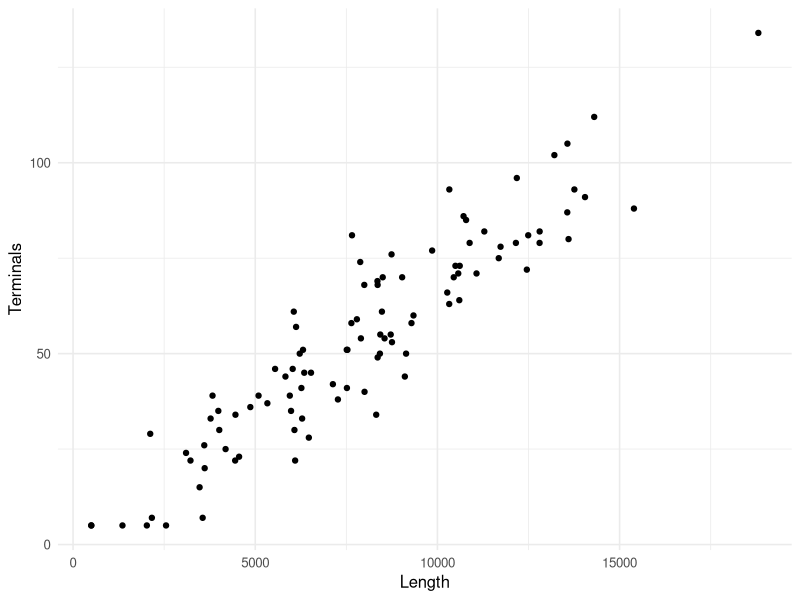
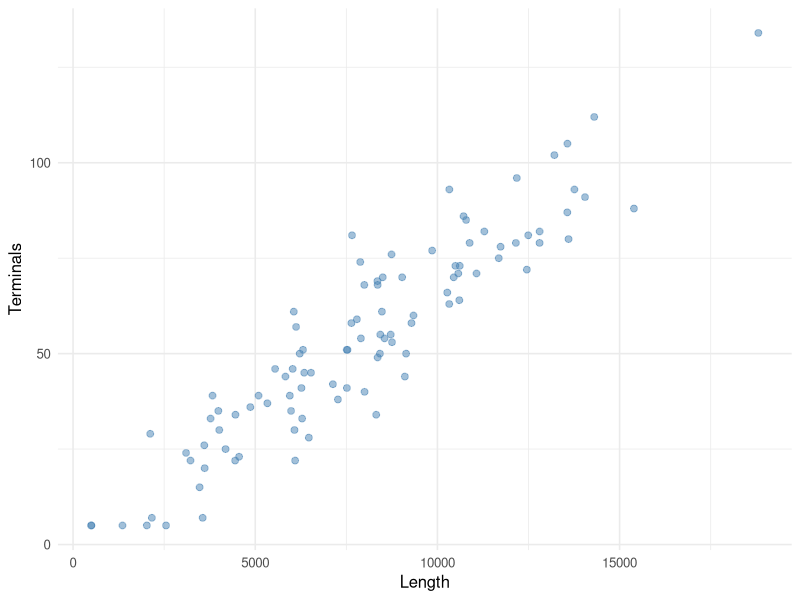
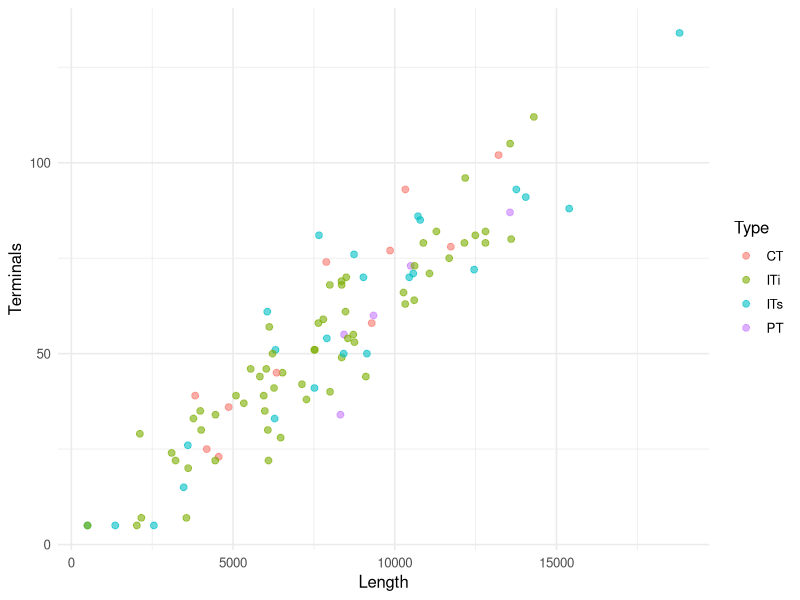
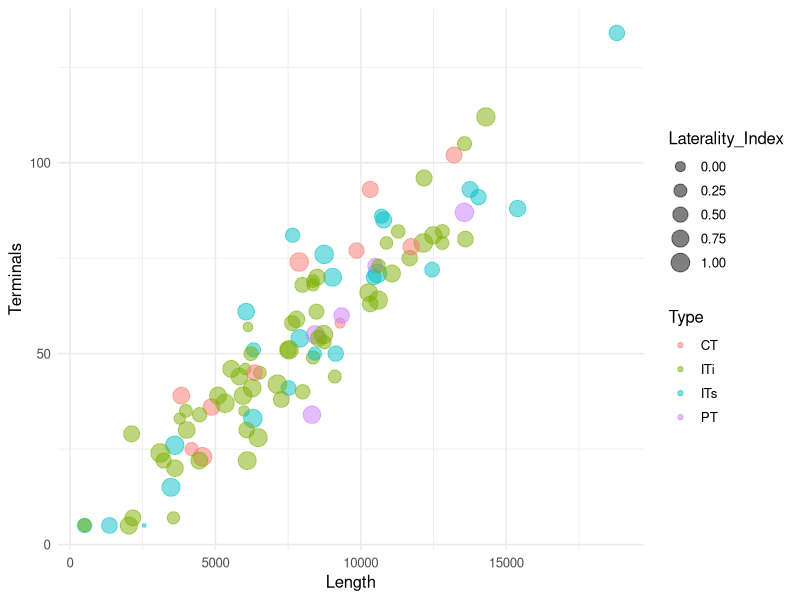
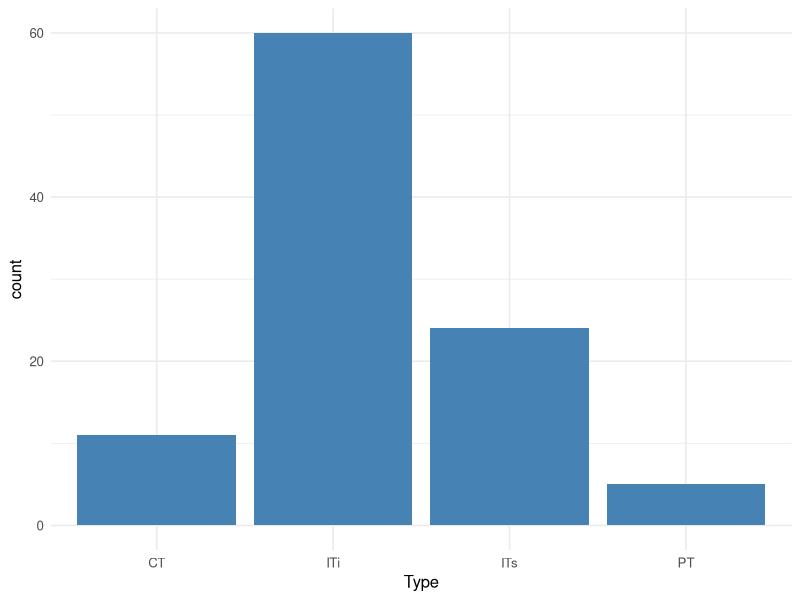
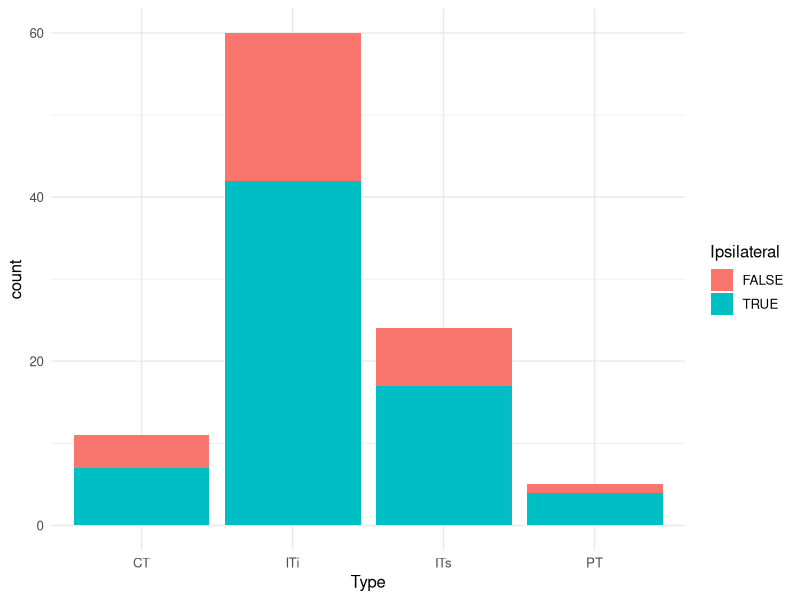
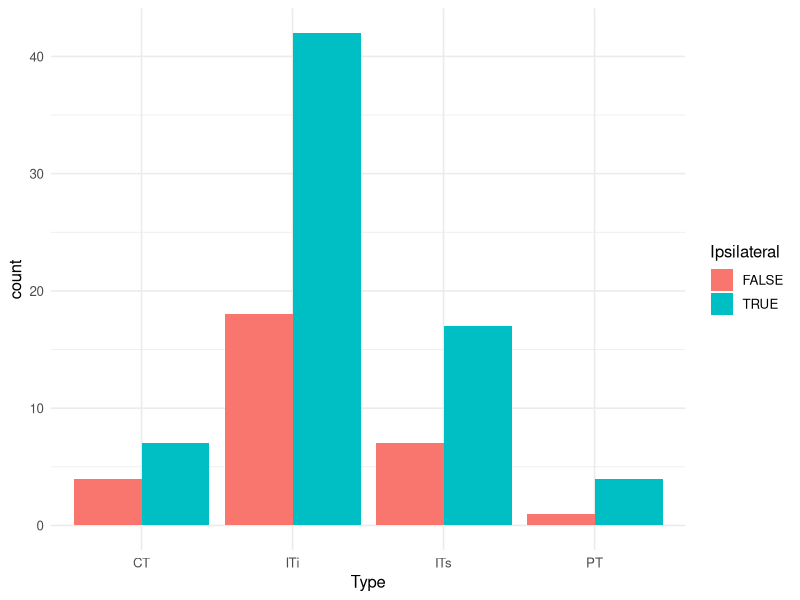
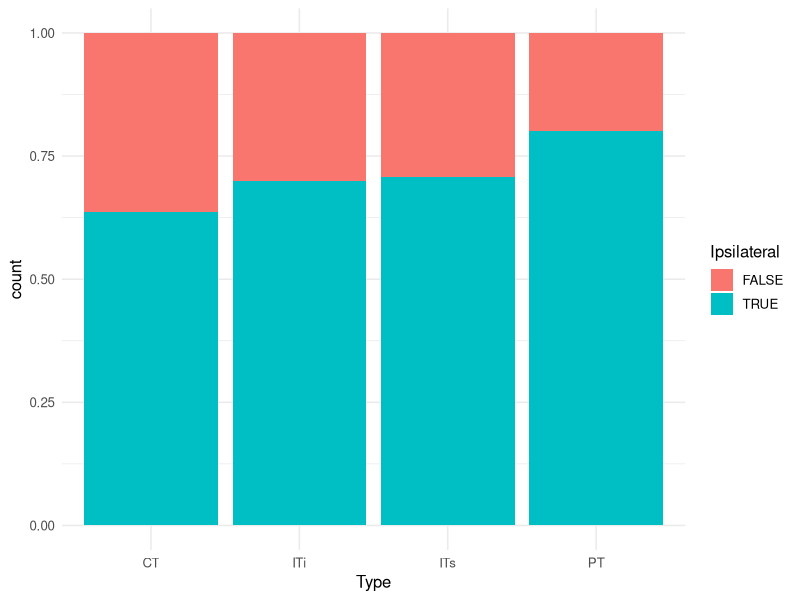

Here is the R script that generated these plots, in order:
## ---- chunk 1
knitr::opts_chunk$set(
  echo = TRUE,
  message = FALSE,
  warning = FALSE,
  fig.align = 'center',
  fig.dpi = 150
)
## ---- chunk 2
# 安装（如果还没有）
# install.packages("ggplot2")

# 加载
library(ggplot2)
library(dplyr)      # 数据处理
library(tidyr)      # 数据整理

# 设置默认主题
theme_set(theme_minimal(base_size = 12))

# 创建示例数据
set.seed(42)
neurons <- data.frame(
  NeuronID = paste0("N", sprintf("%03d", 1:100)),
  Type = sample(c("ITi", "ITs", "CT", "PT"), 100, 
                replace = TRUE, prob = c(0.65, 0.25, 0.07, 0.03)),
  Length = round(rnorm(100, 8000, 4000)),
  Terminals = NA,
  Ipsilateral = sample(c(TRUE, FALSE), 100, replace = TRUE, prob = c(0.7, 0.3)),
  Laterality_Index = rnorm(100, 0.6, 0.3),
  Cluster = sample(1:12, 100, replace = TRUE)
)

# 让Terminals与Length相关
neurons$Terminals <- round(neurons$Length / 150 + rnorm(100, 0, 10))
neurons$Terminals <- pmax(neurons$Terminals, 5)

# 确保Length合理
neurons$Length <- pmax(neurons$Length, 500)

# 限制Laterality_Index范围
neurons$Laterality_Index <- pmin(pmax(neurons$Laterality_Index, -1), 1)

head(neurons)
## ---- chunk 3
# 基础散点图
ggplot(neurons, aes(x = Length, y = Terminals)) +
  geom_point()

# 添加颜色和透明度
ggplot(neurons, aes(x = Length, y = Terminals)) +
  geom_point(alpha = 0.5, color = "steelblue", size = 2)

# 按类型着色
ggplot(neurons, aes(x = Length, y = Terminals, color = Type)) +
  geom_point(alpha = 0.6, size = 2)

# 按类型和大小映射
ggplot(neurons, aes(x = Length, y = Terminals, color = Type, size = Laterality_Index)) +
  geom_point(alpha = 0.5)
## ---- chunk 4
# 计数柱状图
ggplot(neurons, aes(x = Type)) +
  geom_bar(fill = "steelblue")

# 按侧向性分组
ggplot(neurons, aes(x = Type, fill = Ipsilateral)) +
  geom_bar(position = "stack")  # 堆叠

ggplot(neurons, aes(x = Type, fill = Ipsilateral)) +
  geom_bar(position = "dodge")  # 并列

ggplot(neurons, aes(x = Type, fill = Ipsilateral)) +
  geom_bar(position = "fill")   # 比例
## ---- chunk 5
# 基础箱线图
ggplot(neurons, aes(x = Type, y = Length)) +
  geom_boxplot()

# 添加散点
ggplot(neurons, aes(x = Type, y = Length, fill = Type)) +
  geom_boxplot(alpha = 0.5) +
  geom_jitter(width = 0.2, alpha = 0.3)

# 小提琴图
ggplot(neurons, aes(x = Type, y = Length, fill = Type)) +
  geom_violin(alpha = 0.5) +
  geom_boxplot(width = 0.2, alpha = 0.8)
## ---- chunk 6
# 直方图
ggplot(neurons, aes(x = Length)) +
  geom_histogram(bins = 30, fill = "steelblue", color = "white")

# 密度图
ggplot(neurons, aes(x = Length)) +
  geom_density(fill = "steelblue", alpha = 0.5)

# 按类型分组的密度图
ggplot(neurons, aes(x = Length, fill = Type)) +
  geom_density(alpha = 0.5)

# 直方图 + 密度曲线
ggplot(neurons, aes(x = Length)) +
  geom_histogram(aes(y = ..density..), bins = 30, 
                 fill = "steelblue", color = "white", alpha = 0.5) +
  geom_density(color = "red", size = 1)
## ---- chunk 7
# 使用内置颜色
ggplot(neurons, aes(x = Length, y = Terminals, color = Type)) +
  geom_point(size = 2) +
  scale_color_brewer(palette = "Set1")  # 调色板

# 自定义颜色
type_colors <- c("ITi" = "#377EB8", "ITs" = "#4DAF4A", 
                 "CT" = "#FF7F00", "PT" = "#E41A1C")

ggplot(neurons, aes(x = Length, y = Terminals, color = Type)) +
  geom_point(size = 2) +
  scale_color_manual(values = type_colors)

# 连续变量的颜色
ggplot(neurons, aes(x = Length, y = Terminals, color = Laterality_Index)) +
  geom_point(size = 2) +
  scale_color_gradient(low = "blue", high = "red")

# viridis颜色方案 (色盲友好)
ggplot(neurons, aes(x = Length, y = Terminals, color = Laterality_Index)) +
  geom_point(size = 2) +
  scale_color_viridis_c()
## ---- chunk 8
ggplot(neurons, aes(x = Length, y = Terminals, color = Type)) +
  geom_point(alpha = 0.6, size = 2) +
  labs(
    title = "Neuron Projection Analysis",
    subtitle = "Relationship between axon length and terminal count",
    x = "Total Axon Length (μm)",
    y = "Number of Terminal Sites",
    color = "Neuron Type",
    caption = "Data from 251637 insula neurons"
  )
## ---- chunk 9
# 对数坐标
ggplot(neurons, aes(x = Length, y = Terminals)) +
  geom_point(alpha = 0.5) +
  scale_x_log10() +
  scale_y_log10()

# 限制坐标范围
ggplot(neurons, aes(x = Length, y = Terminals)) +
  geom_point(alpha = 0.5) +
  coord_cartesian(xlim = c(0, 20000), ylim = c(0, 150))

# 固定纵横比
ggplot(neurons, aes(x = Length, y = Terminals)) +
  geom_point(alpha = 0.5) +
  coord_fixed(ratio = 100)  # x/y比例
## ---- chunk 10
p <- ggplot(neurons, aes(x = Type, y = Length, fill = Type)) +
  geom_boxplot()

# 不同主题
p + theme_gray()      # 默认灰色背景
p + theme_bw()        # 黑白
p + theme_minimal()   # 极简
p + theme_classic()   # 经典

# 自定义主题
p + theme(
  plot.title = element_text(size = 16, face = "bold", hjust = 0.5),
  axis.title = element_text(size = 12),
  axis.text = element_text(size = 10),
  legend.position = "bottom",
  panel.grid.major = element_line(color = "gray90"),
  panel.grid.minor = element_blank()
)
## ---- chunk 11
library(GGally)

# 选择数值列
numeric_cols <- neurons %>%
  select(Length, Terminals, Laterality_Index)

# 创建散点图矩阵
ggpairs(numeric_cols,
        upper = list(continuous = wrap("cor", size = 4)),
        lower = list(continuous = wrap("points", alpha = 0.5, size = 1)),
        diag = list(continuous = wrap("densityDiag", alpha = 0.5)))

# 按类型着色
ggpairs(neurons,
        columns = c("Length", "Terminals", "Laterality_Index"),
        aes(color = Type),
        upper = list(continuous = wrap("cor", size = 4)),
        lower = list(continuous = wrap("points", alpha = 0.5, size = 1)))
## ---- chunk 12
# 线性回归
ggplot(neurons, aes(x = Length, y = Terminals)) +
  geom_point(alpha = 0.5) +
  geom_smooth(method = "lm", color = "red", fill = "pink")

# LOESS平滑曲线
ggplot(neurons, aes(x = Length, y = Terminals)) +
  geom_point(alpha = 0.5) +
  geom_smooth(method = "loess", color = "blue", fill = "lightblue")

# 按类型分组回归
ggplot(neurons, aes(x = Length, y = Terminals, color = Type)) +
  geom_point(alpha = 0.4) +
  geom_smooth(method = "lm", se = FALSE)
## ---- chunk 13
# 按类型分面
ggplot(neurons, aes(x = Length, y = Terminals)) +
  geom_point(alpha = 0.5) +
  facet_wrap(~ Type)  # 按类型分面

# 多维度分面
ggplot(neurons, aes(x = Length, y = Terminals)) +
  geom_point(alpha = 0.5) +
  facet_wrap(~ Type + Ipsilateral, ncol = 4)

# 网格分面
ggplot(neurons, aes(x = Length, y = Terminals)) +
  geom_point(alpha = 0.5) +
  facet_grid(Ipsilateral ~ Type)

# 自由坐标轴
ggplot(neurons, aes(x = Length, y = Terminals)) +
  geom_point(alpha = 0.5) +
  facet_wrap(~ Type, scales = "free")
## ---- chunk 14
# 计算统计值
stats <- neurons %>%
  group_by(Type) %>%
  summarize(
    mean_length = mean(Length),
    se_length = sd(Length) / sqrt(n()),
    mean_terminals = mean(Terminals),
    se_terminals = sd(Terminals) / sqrt(n())
  )

# 带误差线的柱状图
ggplot(stats, aes(x = Type, y = mean_length, fill = Type)) +
  geom_bar(stat = "identity", alpha = 0.7) +
  geom_errorbar(aes(ymin = mean_length - se_length, 
                    ymax = mean_length + se_length),
                width = 0.2)

# 点图 + 误差线
ggplot(stats, aes(x = Type, y = mean_length, color = Type)) +
  geom_point(size = 4) +
  geom_errorbar(aes(ymin = mean_length - se_length, 
                    ymax = mean_length + se_length),
                width = 0.2, size = 1)
## ---- chunk 15
library(corrplot)

# 计算相关系数
cor_data <- neurons %>%
  select(Length, Terminals, Laterality_Index) %>%
  cor()

# 基础相关系数图
corrplot(cor_data, method = "color", type = "upper",
         addCoef.col = "black", tl.col = "black")

# 圆形相关系数图
corrplot(cor_data, method = "circle", type = "lower")
## ---- chunk 16
ggplot(neurons, aes(x = Length, y = Terminals, color = Type)) +
  geom_point(alpha = 0.5) +
  # 添加文本注释
  annotate("text", x = 15000, y = 20, 
           label = "High length, low terminals",
           hjust = 0, size = 4) +
  # 添加矩形
  annotate("rect", xmin = 14000, xmax = 20000, 
           ymin = 0, ymax = 30, 
           alpha = 0.1, fill = "red") +
  # 添加箭头
  annotate("segment", x = 15000, xend = 17000, 
           y = 25, yend = 15,
           arrow = arrow(length = unit(0.2, "cm")))
## ---- chunk 17
library(cowplot)

# 创建多个图
p1 <- ggplot(neurons, aes(x = Length)) +
  geom_histogram(bins = 30, fill = "steelblue")

p2 <- ggplot(neurons, aes(x = Type, y = Length, fill = Type)) +
  geom_boxplot()

p3 <- ggplot(neurons, aes(x = Length, y = Terminals, color = Type)) +
  geom_point(alpha = 0.5)

p4 <- ggplot(neurons, aes(x = Laterality_Index)) +
  geom_density(fill = "steelblue", alpha = 0.5)

# 组合图形
plot_grid(p1, p2, p3, p4, labels = c("A", "B", "C", "D"), ncol = 2)

# 不同大小
plot_grid(p1, p2, ncol = 1, rel_heights = c(1, 2))
## ---- chunk 18
# 数据准备
plot_data <- neurons %>%
  mutate(
    Size_Category = case_when(
      Length < 5000 ~ "Small",
      Length < 10000 ~ "Medium",
      TRUE ~ "Large"
    ),
    Terminal_Density = Terminals / (Length / 1000)
  )

# 主图：投射长度vs终端数量
main_plot <- ggplot(plot_data, aes(x = Length, y = Terminals, color = Type)) +
  geom_point(aes(size = abs(Laterality_Index)), alpha = 0.6) +
  geom_smooth(method = "lm", se = TRUE, alpha = 0.2) +
  scale_color_manual(values = c("ITi" = "#377EB8", "ITs" = "#4DAF4A", 
                                "CT" = "#FF7F00", "PT" = "#E41A1C")) +
  labs(
    title = "Axon Length vs Terminal Count",
    subtitle = "Point size indicates laterality bias",
    x = "Total Axon Length (μm)",
    y = "Number of Terminals",
    color = "Type",
    size = "|Laterality|"
  ) +
  theme_minimal() +
  theme(legend.position = "right")

print(main_plot)

# 箱线图
type_plot <- ggplot(plot_data, aes(x = Type, y = Length, fill = Type)) +
  geom_violin(alpha = 0.5) +
  geom_boxplot(width = 0.2, alpha = 0.8) +
  scale_fill_manual(values = c("ITi" = "#377EB8", "ITs" = "#4DAF4A", 
                               "CT" = "#FF7F00", "PT" = "#E41A1C")) +
  labs(title = "Length Distribution by Type", y = "Length (μm)") +
  theme_minimal() +
  theme(legend.position = "none")

print(type_plot)

# 组合
plot_grid(main_plot, type_plot, ncol = 1, rel_heights = c(2, 1))
